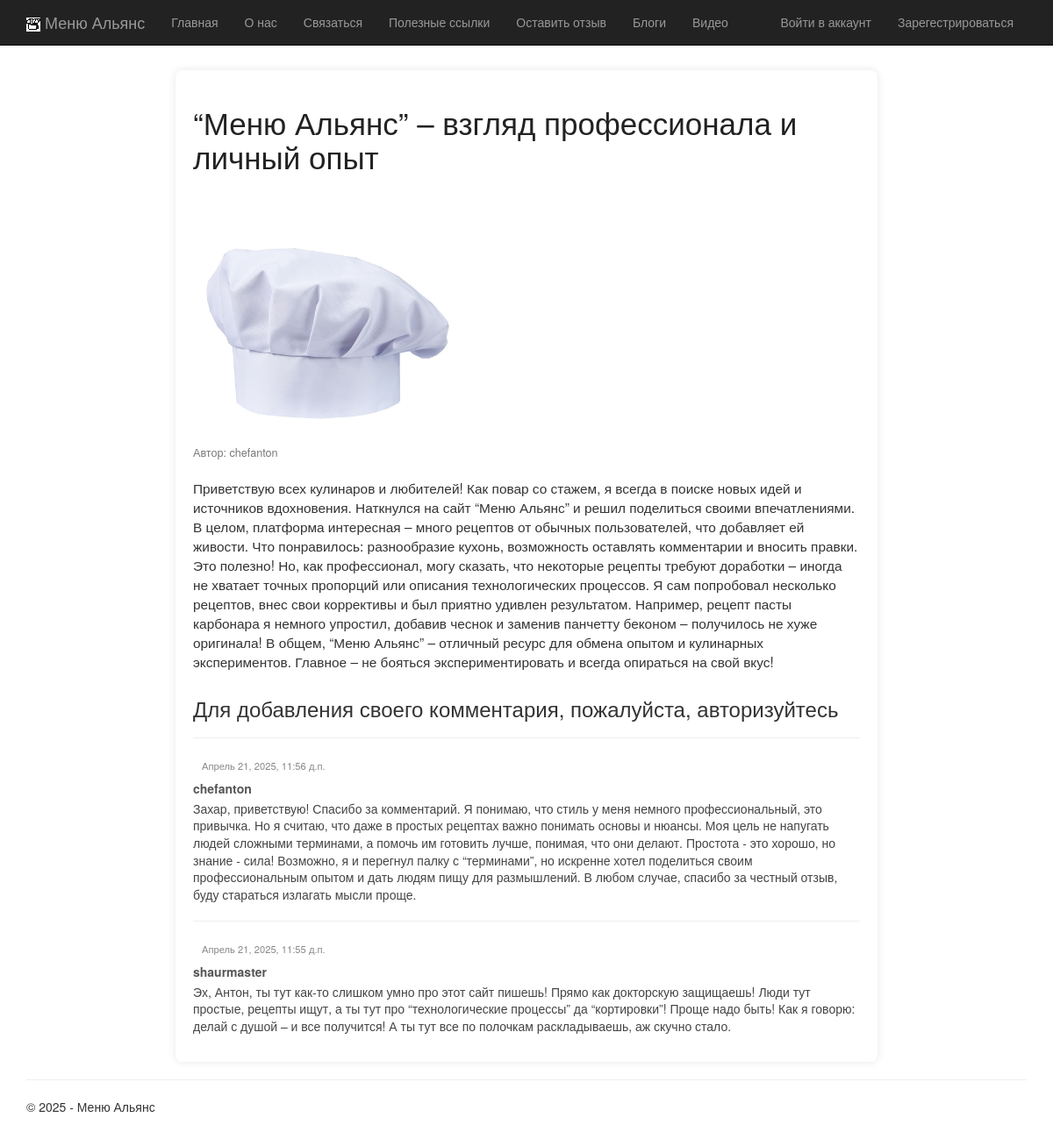
Page /blogpost/9/ on the committed database.
### app/models.py (models this page shows, shortened)
class Blog(models.Model):
    title = models.CharField(max_length=100, verbose_name="Заголовок")
    description = models.TextField(verbose_name="Краткое содержание")
    content = models.TextField(verbose_name="Полное содержание")
    posted = models.DateTimeField(default=timezone.now, db_index=True, verbose_name="Опубликована")
    pub_date = models.DateTimeField(default=timezone.now, verbose_name="Дата публикации")
    image = models.FileField(default = 'temp.jpg', verbose_name = "Путь")
    author = models.ForeignKey(User, on_delete=models.CASCADE, verbose_name="Автор", blank=True, null=True)
    class Meta:
        db_table = "Posts"
        ordering = ["-posted"]
        verbose_name = "статья блога"
        verbose_name_plural = "статьи блога"

class Comment(models.Model):
    post = models.ForeignKey(Blog, on_delete=models.CASCADE, verbose_name="Статья")
    text = models.TextField(verbose_name = "Текст комментария")
    date = models.DateTimeField(default = timezone.now, verbose_name = "Дата комментария")
    author = models.ForeignKey(User, on_delete=models.CASCADE, verbose_name="Автор", blank=True, null=True)
    class Meta:
        db_table = "Comments"
        verbose_name = "комментарий"
        verbose_name_plural = "комментарии"

### app/views.py (the view)
# urls.py: path('blogpost/<int:parametr>/', views.blogpost, name='blogpost'),
def blogpost(request, parametr):
    assert isinstance(request, HttpRequest)
    post1 = get_object_or_404(Blog, id=parametr)
    comments = Comment.objects.filter(post=post1).order_by('-date')
    if request.method == "POST":
        form = CommentForm(request.POST)
        if form.is_valid():
            comment = form.save(commit=False)
            comment.post = post1
            comment.author = request.user
            comment.date = datetime.now()
            comment.save()
            return redirect('blogpost', parametr=post1.id)
    else:
        form = CommentForm()
    context = {
        'post1': post1,
        'year': datetime.now().year,
        'comments': comments,
        'form': form,
    }
    return render(request, 'app/blogpost.html', context)

### app/templates/app/blogpost.html (shortened to what this page needs)
{% extends "app/layout.html" %}
{% block content %}
<div class="blogpost-container">
<h2 class="blogpost-title"> {{post1.title}} </h2>
<img src="{{post1.image.url}}" alt="{{ blog.title }}" style="max-width: 300px;">
<p class="blogpost-date"> Автор: {{ post1.author.username }} </p>
<p class="blogpost-content"> {{post1.content|linebreaksbr}} </p>
{% if user.is_authenticated %}
<h4>Добавить комментарий</h4>
<form method="POST" class="comment-field">
    {% csrf_token %}
    <div>
        {{form.as_p}}
        <button type="submit" class="commentbtn"> Отправить комментарий </button>
    </div>
</form>
{% else %}
<h3> Для добавления своего комментария, пожалуйста, авторизуйтесь </h3>
{% endif %}
{% for comment in comments %}
<hr />
<div class="comment-list">
<h7 class="comment-date"> {{comment.date}} </h7>
<h5 class="comment-author"> {{comment.author}} </h5>
<p class="comment-content"> {{comment.text|linebreaksbr}} </p>
    </div>
{% endfor %}
    </div>
{% endblock %}

### app/static/app/content/site.css (style rules this page uses)
body { padding-top: 80px; padding-bottom: 20px; }
.blogpost-container { max-width: 800px; margin: 0 auto; background-color: #fff; padding: 20px; border-radius: 8px; box-shadow: 0 0 10px rgba(0, 0, 0, 0.1); }
.blogpost-title { font-size: 2.5em; margin-bottom: 10px; color: #222; }
.blogpost-date { font-size: 0.9em; color: #777; margin-bottom: 20px; }
.blogpost-content { font-size: 1.1em; margin-bottom: 30px; }
.comment-list { margin-top: 20px; list-style: none; padding: 0; }
.comment-author { font-weight: bold; margin-bottom: 5px; color: #555; }
.comment-date { font-size: 0.8em; color: #888; margin-left: 10px; }
.comment-content { font-size: 1em; line-height: 1.4; color: #444; }

### rows in the picture
Blog: title "“Меню Альянс” – взгляд профессионала и личный опыт", image (picture), author.username "chefanton", content "Приветствую всех кулинаров и любителей! Как повар со стажем, я всегда в поиске новых идей и источников вдохновения. Наткнулся на сайт “Меню Альянс” и решил поделиться своими впечатлениями. В целом, платформа интересная – много рецептов от обычных пользователей, что добавляет ей живости. Что понравилось: разнообразие кухонь, возможность оставлять комментарии и вносить правки. Это полезно! Но, как профессионал, могу сказать, что некоторые рецепты требуют доработки – иногда не хватает точных пропорций или описания технологических процессов. Я сам попробовал несколько рецептов, внес свои коррективы и был приятно удивлен результатом. Например, рецепт пасты карбонара я немного упростил, добавив…"
Comment: date "Апрель 21, 2025, 11:56 д.п.", author "chefanton", text "Захар, приветствую! Спасибо за комментарий. Я понимаю, что стиль у меня немного профессиональный, это привычка. Но я считаю, что даже в простых рецептах важно понимать основы и нюансы. Моя цель не напугать людей сложными терминами, а помочь им готовить лучше, понимая, что они делают. Простота - это хорошо, но знание - сила! Возможно, я и перегнул палку с “терминами”, но искренне хотел поделиться своим профессиональным опытом и дать людям пищу для размышлений. В любом случае, спасибо за честный отзыв, буду стараться излагать мысли проще."
Comment: date "Апрель 21, 2025, 11:55 д.п.", author "shaurmaster", text "Эх, Антон, ты тут как-то слишком умно про этот сайт пишешь! Прямо как докторскую защищаешь! Люди тут простые, рецепты ищут, а ты тут про “технологические процессы” да “кортировки”! Проще надо быть! Как я говорю: делай с душой – и все получится! А ты тут все по полочкам раскладываешь, аж скучно стало."
